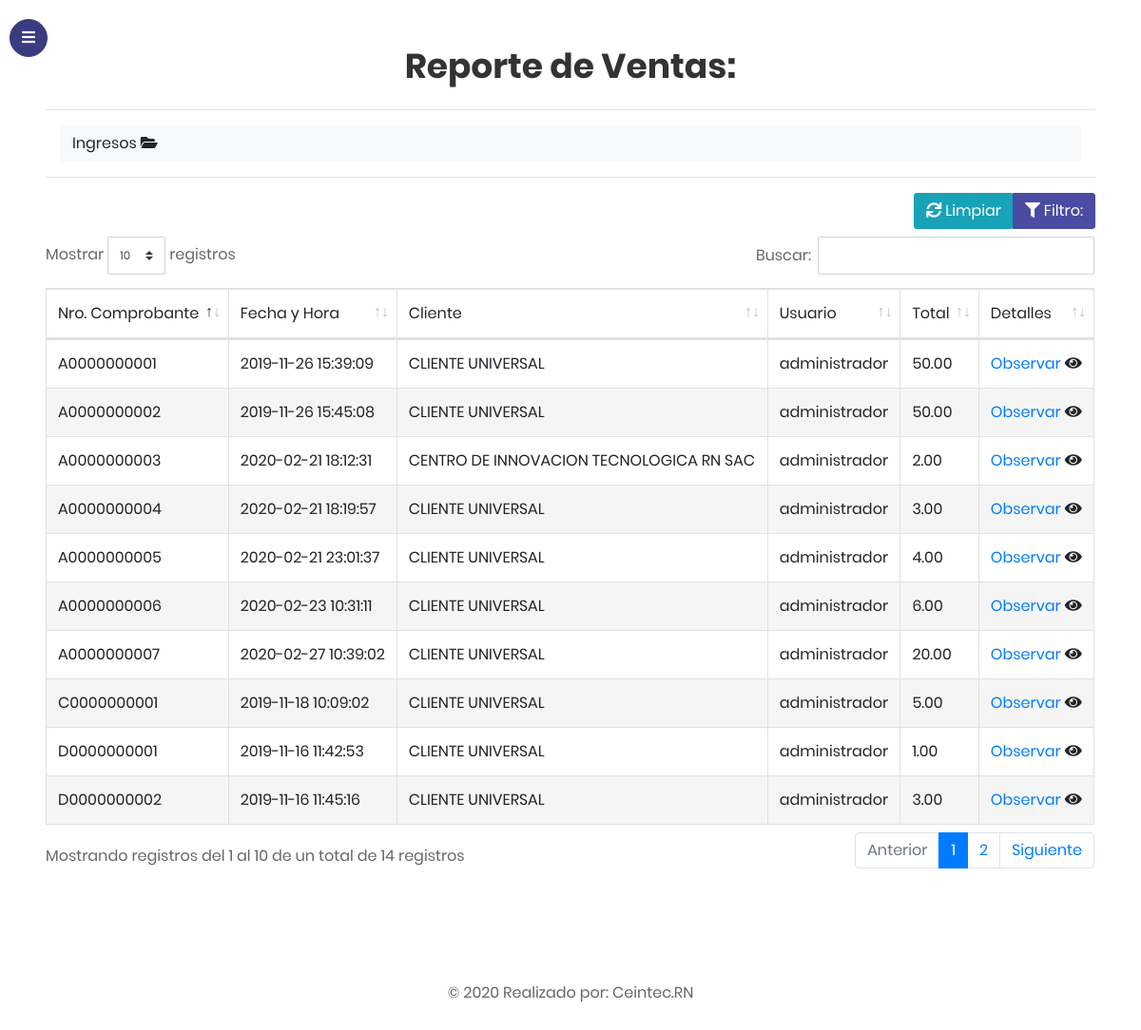
The page /reporteventa.php (signed in) on the database its author committed.
### tables this page shows
CREATE TABLE `comprobante_venta` (
  `numero_comprobante` varchar(20) NOT NULL,
  `idtipoComprobante` int(11) NOT NULL,
  `idcliente` int(11) NOT NULL,
  `estado` varchar(50) NOT NULL DEFAULT 'Cancelado',
  `fecha_hora_venta` varchar(30) NOT NULL,
  `totalpagado` double NOT NULL,
  `idUsuario_caja` int(11) NOT NULL,
  `idUsuario_venta` int(11) NOT NULL,
  `subtotal` double NOT NULL,
  `idtipomoneda` int(11) NOT NULL,
  `DatoIGV` double NOT NULL
);

CREATE TABLE `cliente` (
  `idCliente` int(11) NOT NULL,
  `nombre_razon` varchar(100) NOT NULL,
  `documento` varchar(20) NOT NULL,
  `idtipo_doc_usuario` int(11) NOT NULL,
  `direccion` varchar(150) DEFAULT NULL,
  `estado` varchar(2) DEFAULT '00',
  `observacion` varchar(300) DEFAULT NULL,
  `email` varchar(50) DEFAULT NULL,
  `telefono` varchar(20) DEFAULT NULL,
  `fecha_nacimiento` varchar(20) DEFAULT NULL,
  `idtipo_cliente` int(11) NOT NULL
);

### reporteventa.php (the view, shortened to what the rows shown need)
<?php
	include "assets/constant/config.php";
  if(isset($_POST['btn_query'])){
    $fecha_inicio = mysqli_real_escape_string($con,(strip_tags($_POST["inicio_filtro"],ENT_QUOTES)));
    $fecha_fin = mysqli_real_escape_string($con,(strip_tags($_POST["fin_filtro"],ENT_QUOTES)));
    $nro_comprobante = mysqli_real_escape_string($con,(strip_tags($_POST["nro_comprobante_xd"],ENT_QUOTES)));
    if($nro_comprobante == "" || $nro_comprobante == null){
      $query = "SELECT CV.numero_comprobante as nro_comprobante, CV.fecha_hora_venta as fecha, CLI.nombre_razon as cliente, CONCAT(USHER.nombre,' ',USHER.apellido) as usuario, FORMAT(CV.totalpagado,2) as total FROM comprobante_venta CV INNER JOIN cliente CLI ON CV.idcliente = CLI.idCliente INNER JOIN usuario USHER ON CV.idUsuario_caja = USHER.idusuario WHERE STR_TO_DATE(CONCAT(substr(CV.fecha_hora_venta,1,4),',',substr(CV.fecha_hora_venta,6,2),',',substr(CV.fecha_hora_venta,9,2)),'%Y,%m,%d') BETWEEN '$fecha_inicio' AND '$fecha_fin';";
      $result_query = ejecutarConsulta($query);
      $query_suma = "SELECT FORMAT(SUM(CV.totalpagado),2) as total FROM comprobante_venta CV INNER JOIN cliente CLI ON CV.idcliente = CLI.idCliente INNER JOIN usuario USHER ON CV.idUsuario_caja = USHER.idusuario WHERE STR_TO_DATE(CONCAT(substr(CV.fecha_hora_venta,1,4),',',substr(CV.fecha_hora_venta,6,2),',',substr(CV.fecha_hora_venta,9,2)),'%Y,%m,%d') BETWEEN '$fecha_inicio' AND '$fecha_fin'";
      $query_contado = "SELECT FORMAT(SUM(CV.totalpagado),2) as contado FROM comprobante_venta CV INNER JOIN cliente CLI ON CV.idcliente = CLI.idCliente INNER JOIN usuario USHER ON CV.idUsuario_caja = USHER.idusuario WHERE CV.idtipomoneda=1 AND STR_TO_DATE(CONCAT(substr(CV.fecha_hora_venta,1,4),',',substr(CV.fecha_hora_venta,6,2),',',substr(CV.fecha_hora_venta,9,2)),'%Y,%m,%d') BETWEEN '$fecha_inicio' AND '$fecha_fin'";
      $query_credito = "SELECT FORMAT(SUM(CV.totalpagado),2) as credito FROM comprobante_venta CV INNER JOIN cliente CLI ON CV.idcliente = CLI.idCliente INNER JOIN usuario USHER ON CV.idUsuario_caja = USHER.idusuario WHERE (CV.idtipomoneda=5 OR CV.idtipomoneda=4) AND STR_TO_DATE(CONCAT(substr(CV.fecha_hora_venta,1,4),',',substr(CV.fecha_hora_venta,6,2),',',substr(CV.fecha_hora_venta,9,2)),'%Y,%m,%d') BETWEEN '$fecha_inicio' AND '$fecha_fin'";
      $query_suma_A = $query_suma . " AND CV.numero_comprobante LIKE 'A%'";
      $query_contado_A = $query_contado . " AND CV.numero_comprobante LIKE 'A%'";
      $query_credito_A = $query_credito . " AND CV.numero_comprobante LIKE 'A%'";
      $result_query_suma_A = ejecutarConsulta($query_suma_A);
      $result_query_credito_A = ejecutarConsulta($query_credito_A);
      $result_query_contado_A = ejecutarConsulta($query_contado_A);
      $row_suma_A = mysqli_fetch_assoc($result_query_suma_A);
      $row_credito_A = mysqli_fetch_assoc($result_query_credito_A);
      $row_contado_A = mysqli_fetch_assoc($result_query_contado_A);
      $totalisimo_A = $row_suma_A['total'];
      $contadisimo_A = $row_contado_A['contado'];
      $creditisimo_A = $row_credito_A['credito'];
      $query_suma_B = $query_suma . " AND CV.numero_comprobante LIKE 'B%'";
      $query_contado_B = $query_contado . " AND CV.numero_comprobante LIKE 'B%'";
      $query_credito_B = $query_credito . " AND CV.numero_comprobante LIKE 'B%'";
      $result_query_suma_B = ejecutarConsulta($query_suma_B);
      $result_query_credito_B = ejecutarConsulta($query_credito_B);
      $result_query_contado_B = ejecutarConsulta($query_contado_B);
      $row_suma_B = mysqli_fetch_assoc($result_query_suma_B);
      $row_credito_B = mysqli_fetch_assoc($result_query_credito_B);
      $row_contado_B = mysqli_fetch_assoc($result_query_contado_B);
      $totalisimo_B = $row_suma_B['total'];
      $contadisimo_B = $row_contado_B['contado'];
      $creditisimo_B = $row_credito_B['credito'];
      $query_suma_C = $query_suma . " AND CV.numero_comprobante LIKE 'C%'";
      $query_contado_C = $query_contado . " AND CV.numero_comprobante LIKE 'C%'";
      $query_credito_C = $query_credito . " AND CV.numero_comprobante LIKE 'C%'";
      $result_query_suma_C = ejecutarConsulta($query_suma_C);
      $result_query_credito_C = ejecutarConsulta($query_credito_C);
      $result_query_contado_C = ejecutarConsulta($query_contado_C);
      $row_suma_C = mysqli_fetch_assoc($result_query_suma_C);
      $row_credito_C = mysqli_fetch_assoc($result_query_credito_C);
      $row_contado_C = mysqli_fetch_assoc($result_query_contado_C);
      $totalisimo_C = $row_suma_C['total'];
      $contadisimo_C = $row_contado_C['contado'];
      $creditisimo_C = $row_credito_C['credito'];
      $query_suma_D = $query_suma . " AND CV.numero_comprobante LIKE 'D%'";
      $query_contado_D = $query_contado . " AND CV.numero_comprobante LIKE 'D%'";
      $query_credito_D =$query_credito . " AND CV.numero_comprobante LIKE 'D%'";
      $result_query_suma_D = ejecutarConsulta($query_suma_D);
      $result_query_credito_D = ejecutarConsulta($query_credito_D);
      $result_query_contado_D = ejecutarConsulta($query_contado_D);
      $row_suma_D = mysqli_fetch_assoc($result_query_suma_D);
      $row_credito_D = mysqli_fetch_assoc($result_query_credito_D);
      $row_contado_D = mysqli_fetch_assoc($result_query_contado_D);
      $totalisimo_D = $row_suma_D['total'];
      $contadisimo_D = $row_contado_D['contado'];
      $creditisimo_D = $row_credito_D['credito'];
      $result_query_suma = ejecutarConsulta($query_suma);
      $result_query_credito = ejecutarConsulta($query_credito);
      $result_query_contado = ejecutarConsulta($query_contado);
      $row_suma = mysqli_fetch_assoc($result_query_suma);
      $row_credito = mysqli_fetch_assoc($result_query_credito);
      $row_contado = mysqli_fetch_assoc($result_query_contado);
      $totalisimo = $row_suma['total'];
      $contadisimo = $row_contado['contado'];
      $creditisimo = $row_credito['credito'];
    }else{
      $query = "SELECT CV.numero_comprobante as nro_comprobante, CV.fecha_hora_venta as fecha, CLI.nombre_razon as cliente, CONCAT(USHER.nombre,' ',USHER.apellido) as usuario, FORMAT(CV.totalpagado,2) as total FROM comprobante_venta CV INNER JOIN cliente CLI ON CV.idcliente = CLI.idCliente INNER JOIN usuario USHER ON CV.idUsuario_caja = USHER.idusuario WHERE CV.numero_comprobante LIKE '%$nro_comprobante%' AND STR_TO_DATE(CONCAT(substr(CV.fecha_hora_venta,1,4),',',substr(CV.fecha_hora_venta,6,2),',',substr(CV.fecha_hora_venta,9,2)),'%Y,%m,%d') BETWEEN '$fecha_inicio' AND '$fecha_fin';";
      $result_query = ejecutarConsulta($query);
      $query_suma = "SELECT FORMAT(SUM(CV.totalpagado),2) as total FROM comprobante_venta CV INNER JOIN cliente CLI ON CV.idcliente = CLI.idCliente INNER JOIN usuario USHER ON CV.idUsuario_caja = USHER.idusuario WHERE CV.numero_comprobante LIKE '%$nro_comprobante%' AND STR_TO_DATE(CONCAT(substr(CV.fecha_hora_venta,1,4),',',substr(CV.fecha_hora_venta,6,2),',',substr(CV.fecha_hora_venta,9,2)),'%Y,%m,%d') BETWEEN '$fecha_inicio' AND '$fecha_fin'";
      $query_contado = "SELECT FORMAT(SUM(CV.totalpagado),2) as contado FROM comprobante_venta CV INNER JOIN cliente CLI ON CV.idcliente = CLI.idCliente INNER JOIN usuario USHER ON CV.idUsuario_caja = USHER.idusuario WHERE CV.idtipomoneda=1 AND CV.numero_comprobante LIKE '%$nro_comprobante%' AND STR_TO_DATE(CONCAT(substr(CV.fecha_hora_venta,1,4),',',substr(CV.fecha_hora_venta,6,2),',',substr(CV.fecha_hora_venta,9,2)),'%Y,%m,%d') BETWEEN '$fecha_inicio' AND '$fecha_fin'";
      $query_credito = "SELECT FORMAT(SUM(CV.totalpagado),2) as credito FROM comprobante_venta CV INNER JOIN cliente CLI ON CV.idcliente = CLI.idCliente INNER JOIN usuario USHER ON CV.idUsuario_caja = USHER.idusuario WHERE (CV.idtipomoneda=5 OR CV.idtipomoneda=4) AND CV.numero_comprobante LIKE '%$nro_comprobante%' AND STR_TO_DATE(CONCAT(substr(CV.fecha_hora_venta,1,4),',',substr(CV.fecha_hora_venta,6,2),',',substr(CV.fecha_hora_venta,9,2)),'%Y,%m,%d') BETWEEN '$fecha_inicio' AND '$fecha_fin'";
      $query_suma_A = $query_suma . " AND CV.numero_comprobante LIKE 'A%'";
      $query_contado_A = $query_contado . " AND CV.numero_comprobante LIKE 'A%'";
      $query_credito_A = $query_credito . " AND CV.numero_comprobante LIKE 'A%'";
      $result_query_suma_A = ejecutarConsulta($query_suma_A);
      $result_query_credito_A = ejecutarConsulta($query_credito_A);
      $result_query_contado_A = ejecutarConsulta($query_contado_A);
      $row_suma_A = mysqli_fetch_assoc($result_query_suma_A);
      $row_credito_A = mysqli_fetch_assoc($result_query_credito_A);
      $row_contado_A = mysqli_fetch_assoc($result_query_contado_A);
      $totalisimo_A = $row_suma_A['total'];
      $contadisimo_A = $row_contado_A['contado'];
      $creditisimo_A = $row_credito_A['credito'];
      $query_suma_B = $query_suma . " AND CV.numero_comprobante LIKE 'B%'";
      $query_contado_B = $query_contado . " AND CV.numero_comprobante LIKE 'B%'";
      $query_credito_B = $query_credito . " AND CV.numero_comprobante LIKE 'B%'";
      $result_query_suma_B = ejecutarConsulta($query_suma_B);
      $result_query_credito_B = ejecutarConsulta($query_credito_B);
      $result_query_contado_B = ejecutarConsulta($query_contado_B);
      $row_suma_B = mysqli_fetch_assoc($result_query_suma_B);
      $row_credito_B = mysqli_fetch_assoc($result_query_credito_B);
      $row_contado_B = mysqli_fetch_assoc($result_query_contado_B);
      $totalisimo_B = $row_suma_B['total'];
      $contadisimo_B = $row_contado_B['contado'];
      $creditisimo_B = $row_credito_B['credito'];
      $query_suma_C = $query_suma . " AND CV.numero_comprobante LIKE 'C%'";
      $query_contado_C = $query_contado . " AND CV.numero_comprobante LIKE 'C%'";
      $query_credito_C = $query_credito . " AND CV.numero_comprobante LIKE 'C%'";
      $result_query_suma_C = ejecutarConsulta($query_suma_C);
      $result_query_credito_C = ejecutarConsulta($query_credito_C);
      $result_query_contado_C = ejecutarConsulta($query_contado_C);
      $row_suma_C = mysqli_fetch_assoc($result_query_suma_C);
      $row_credito_C = mysqli_fetch_assoc($result_query_credito_C);
      $row_contado_C = mysqli_fetch_assoc($result_query_contado_C);
      $totalisimo_C = $row_suma_C['total'];
      $contadisimo_C = $row_contado_C['contado'];
      $creditisimo_C = $row_credito_C['credito'];
      $query_suma_D = $query_suma . " AND CV.numero_comprobante LIKE 'D%'";
      $query_contado_D = $query_contado . " AND CV.numero_comprobante LIKE 'D%'";
      $query_credito_D =$query_credito . " AND CV.numero_comprobante LIKE 'D%'";
      $result_query_suma_D = ejecutarConsulta($query_suma_D);
      $result_query_credito_D = ejecutarConsulta($query_credito_D);
      $result_query_contado_D = ejecutarConsulta($query_contado_D);
      $row_suma_D = mysqli_fetch_assoc($result_query_suma_D);
      $row_credito_D = mysqli_fetch_assoc($result_query_credito_D);
      $row_contado_D = mysqli_fetch_assoc($result_query_contado_D);
      $totalisimo_D = $row_suma_D['total'];
      $contadisimo_D = $row_contado_D['contado'];
      $creditisimo_D = $row_credito_D['credito'];
      $result_query_suma = ejecutarConsulta($query_suma);
      $result_query_credito = ejecutarConsulta($query_credito);
      $result_query_contado = ejecutarConsulta($query_contado);
      $row_suma = mysqli_fetch_assoc($result_query_suma);
      $row_credito = mysqli_fetch_assoc($result_query_credito);
      $row_contado = mysqli_fetch_assoc($result_query_contado);
      $totalisimo = $row_suma['total'];
      $contadisimo = $row_contado['contado'];
      $creditisimo = $row_credito['credito'];
    }
  }
  else{
    $query = "SELECT CV.numero_comprobante as nro_comprobante, CV.fecha_hora_venta as fecha, CLI.nombre_razon as cliente, CONCAT(USHER.nombre,' ',USHER.apellido) as usuario, FORMAT(CV.totalpagado,2) as total FROM comprobante_venta CV INNER JOIN cliente CLI ON CV.idcliente = CLI.idCliente INNER JOIN usuario USHER ON CV.idUsuario_caja = USHER.idusuario;";
    $result_query = ejecutarConsulta($query);
  }
?>
<!doctype html>
<html lang="en">
  <head>
		<link rel="stylesheet" href="https://stackpath.bootstrapcdn.com/font-awesome/4.7.0/css/font-awesome.min.css">
		<link rel="stylesheet" href="assets/css/style.css">
    <link href="assets/css/font-face.css" rel="stylesheet" media="all">
    <link href="assets/vendor/font-awesome-4.7/css/font-awesome.min.css" rel="stylesheet" media="all">
    <link href="assets/vendor/font-awesome-5/css/fontawesome-all.min.css" rel="stylesheet" media="all">
    <link href="assets/vendor/mdi-font/css/material-design-iconic-font.min.css" rel="stylesheet" media="all">
    <link href="assets/vendor/bootstrap-4.1/bootstrap.min.css" rel="stylesheet" media="all">
    <link href="assets/vendor/animsition/animsition.min.css" rel="stylesheet" media="all">
    <link href="assets/vendor/bootstrap-progressbar/bootstrap-progressbar-3.3.4.min.css" rel="stylesheet" media="all">
    <link href="assets/vendor/wow/animate.css" rel="stylesheet" media="all">
    <link href="assets/vendor/css-hamburgers/hamburgers.min.css" rel="stylesheet" media="all">
    <link href="assets/vendor/slick/slick.css" rel="stylesheet" media="all">
    <link href="assets/vendor/select2/select2.min.css" rel="stylesheet" media="all">
    <link href="assets/vendor/perfect-scrollbar/perfect-scrollbar.css" rel="stylesheet" media="all">
    <link href="assets/vendor/vector-map/jqvmap.min.css" rel="stylesheet" media="all">
    <link href="assets/css/dataTables.bootstrap4.min.css" rel="stylesheet" media="all">
    <link href="assets/css/responsive.bootstrap4.min.css" rel="stylesheet" media="all">
    <link href="assets/css/theme.css" rel="stylesheet" media="all">
  </head>
  <body>
		<div class="wrapper d-flex align-items-stretch">
      <div id="content" class="p-4 p-md-5 pt-5">
        <h1 class="mb-4 text-center">Reporte de Ventas:</h1>
        <div class="table-responsive">
          <table id="ventas_list" class="table table-striped table-bordered dt-responsive nowrap" style="width:100%">
            <thead>
              <tr>
                <td>Nro. Comprobante</td>
                <td>Fecha y Hora</td>
                <td>Cliente</td>
                <td>Usuario</td>
                <td>Total</td>
                <td>Detalles</td>
              </tr>
            </thead>
            <tbody>
              <?php
                if($result_query){
                  while($row = mysqli_fetch_array($result_query)){
                    echo '
                      <tr>
                        <td>'.$row["nro_comprobante"].'</td>
                        <td>'.$row["fecha"].'</td>
                        <td>'.$row["cliente"].'</td>
                        <td>'.$row["usuario"].'</td>
                        <td>'.$row["total"].'</td>
                        <td><a href="detalleventa.php?idventa='.$row["nro_comprobante"].'">Observar&nbsp;</a><i class="fa fa-eye" aria-hidden="true"></i></td>
                      </tr>
                    ';
                  }
                }
              ?>
            </tbody>
          </table>
        </div>
    </div>
		</div>
  </body>
</html>

### rows shown on the page
comprobante_venta: numero_comprobante "A0000000001", fecha_hora_venta "2019-11-26 15:39:09", idcliente.nombre_razon "CLIENTE UNIVERSAL", usuario "administrador", total "50.00"
comprobante_venta: numero_comprobante "A0000000002", fecha_hora_venta "2019-11-26 15:45:08", idcliente.nombre_razon "CLIENTE UNIVERSAL", usuario "administrador", total "50.00"
comprobante_venta: numero_comprobante "A0000000003", fecha_hora_venta "2020-02-21 18:12:31", idcliente.nombre_razon "CENTRO DE INNOVACION TECNOLOGICA RN SAC", usuario "administrador", total "2.00"
comprobante_venta: numero_comprobante "A0000000004", fecha_hora_venta "2020-02-21 18:19:57", idcliente.nombre_razon "CLIENTE UNIVERSAL", usuario "administrador", total "3.00"
comprobante_venta: numero_comprobante "A0000000005", fecha_hora_venta "2020-02-21 23:01:37", idcliente.nombre_razon "CLIENTE UNIVERSAL", usuario "administrador", total "4.00"
comprobante_venta: numero_comprobante "A0000000006", fecha_hora_venta "2020-02-23 10:31:11", idcliente.nombre_razon "CLIENTE UNIVERSAL", usuario "administrador", total "6.00"
comprobante_venta: numero_comprobante "A0000000007", fecha_hora_venta "2020-02-27 10:39:02", idcliente.nombre_razon "CLIENTE UNIVERSAL", usuario "administrador", total "20.00"
comprobante_venta: numero_comprobante "C0000000001", fecha_hora_venta "2019-11-18 10:09:02", idcliente.nombre_razon "CLIENTE UNIVERSAL", usuario "administrador", total "5.00"
comprobante_venta: numero_comprobante "D0000000001", fecha_hora_venta "2019-11-16 11:42:53", idcliente.nombre_razon "CLIENTE UNIVERSAL", usuario "administrador", total "1.00"
comprobante_venta: numero_comprobante "D0000000002", fecha_hora_venta "2019-11-16 11:45:16", idcliente.nombre_razon "CLIENTE UNIVERSAL", usuario "administrador", total "3.00"
